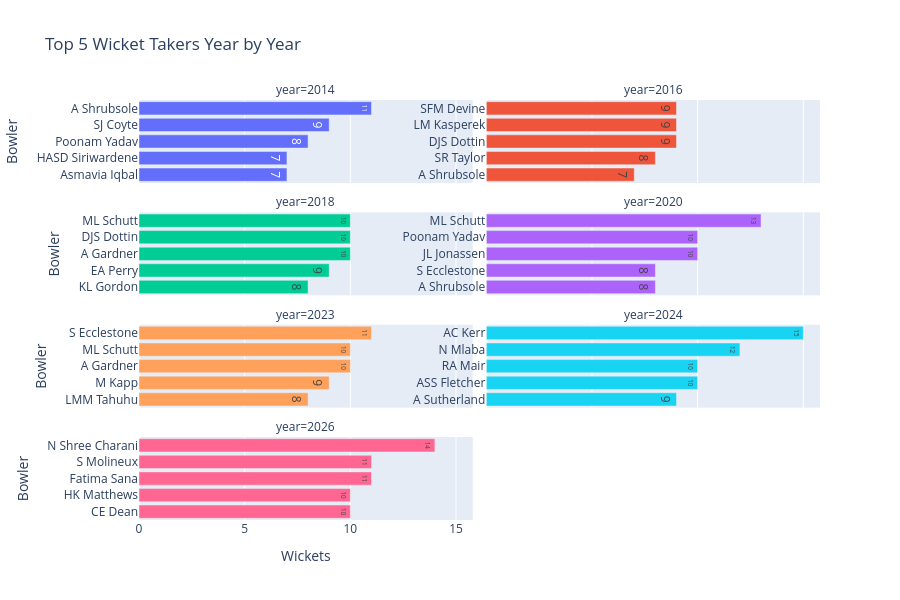

Notebook source saved alongside this figure:
### Code cell
fig = px.bar(
    df_highest_wicket_taker_year,
    x = 'wickets_taken',
    y = 'bowler',
    color = 'year',
    facet_col = 'year',
    facet_col_wrap = 2,
    orientation = 'h',
    title = "Top 5 Wicket Takers Year by Year",
    labels = {
        'wickets_taken': 'Wickets', 'bowler': 'Bowler'
    },
    text = 'wickets_taken'
)

fig.update_layout(showlegend = False, height = 600)
fig.update_yaxes(
    matches = None,
    categoryorder = 'total ascending',
    showticklabels = True)
fig.show()

### Figure 1 — Plotly figure (JSON) as saved in the notebook; plotly's stock layout.template omitted (floating-point values rounded to 4 significant figures)
{"data": [{"alignmentgroup": "True", "hovertemplate": "year=2014<br>Wickets=%{text}<br>Bowler=%{y}<extra></extra>", "legendgroup": "2014", "marker": {"color": "#636efa", "pattern": {"shape": ""}}, "name": "2014", "offsetgroup": "2014", "orientation": "h", "showlegend": true, "text": [11, 9, 8, 7, 7], "textposition": "auto", "type": "bar", "x": [11, 9, 8, 7, 7], "xaxis": "x7", "y": ["A Shrubsole", "SJ Coyte", "Poonam Yadav", "Asmavia Iqbal", "HASD Siriwardene"], "yaxis": "y7"}, {"alignmentgroup": "True", "hovertemplate": "year=2016<br>Wickets=%{text}<br>Bowler=%{y}<extra></extra>", "legendgroup": "2016", "marker": {"color": "#EF553B", "pattern": {"shape": ""}}, "name": "2016", "offsetgroup": "2016", "orientation": "h", "showlegend": true, "text": [9, 9, 9, 8, 7], "textposition": "auto", "type": "bar", "x": [9, 9, 9, 8, 7], "xaxis": "x8", "y": ["DJS Dottin", "LM Kasperek", "SFM Devine", "SR Taylor", "A Shrubsole"], "yaxis": "y8"}, {"alignmentgroup": "True", "hovertemplate": "year=2018<br>Wickets=%{text}<br>Bowler=%{y}<extra></extra>", "legendgroup": "2018", "marker": {"color": "#00cc96", "pattern": {"shape": ""}}, "name": "2018", "offsetgroup": "2018", "orientation": "h", "showlegend": true, "text": [10, 10, 10, 9, 8], "textposition": "auto", "type": "bar", "x": [10, 10, 10, 9, 8], "xaxis": "x5", "y": ["A Gardner", "DJS Dottin", "ML Schutt", "EA Perry", "KL Gordon"], "yaxis": "y5"}, {"alignmentgroup": "True", "hovertemplate": "year=2020<br>Wickets=%{text}<br>Bowler=%{y}<extra></extra>", "legendgroup": "2020", "marker": {"color": "#ab63fa", "pattern": {"shape": ""}}, "name": "2020", "offsetgroup": "2020", "orientation": "h", "showlegend": true, "text": [13, 10, 10, 8, 8], "textposition": "auto", "type": "bar", "x": [13, 10, 10, 8, 8], "xaxis": "x6", "y": ["ML Schutt", "JL Jonassen", "Poonam Yadav", "A Shrubsole", "S Ecclestone"], "yaxis": "y6"}, {"alignmentgroup": "True", "hovertemplate": "year=2023<br>Wickets=%{text}<br>Bowler=%{y}<extra></extra>", "legendgroup": "2023", "marker": {"color": "#FFA15A", "pattern": {"shape": ""}}, "name": "2023", "offsetgroup": "2023", "orientation": "h", "showlegend": true, "text": [11, 10, 10, 9, 8], "textposition": "auto", "type": "bar", "x": [11, 10, 10, 9, 8], "xaxis": "x3", "y": ["S Ecclestone", "A Gardner", "ML Schutt", "M Kapp", "LMM Tahuhu"], "yaxis": "y3"}, {"alignmentgroup": "True", "hovertemplate": "year=2024<br>Wickets=%{text}<br>Bowler=%{y}<extra></extra>", "legendgroup": "2024", "marker": {"color": "#19d3f3", "pattern": {"shape": ""}}, "name": "2024", "offsetgroup": "2024", "orientation": "h", "showlegend": true, "text": [15, 12, 10, 10, 9], "textposition": "auto", "type": "bar", "x": [15, 12, 10, 10, 9], "xaxis": "x4", "y": ["AC Kerr", "N Mlaba", "ASS Fletcher", "RA Mair", "A Sutherland"], "yaxis": "y4"}, {"alignmentgroup": "True", "hovertemplate": "year=2026<br>Wickets=%{text}<br>Bowler=%{y}<extra></extra>", "legendgroup": "2026", "marker": {"color": "#FF6692", "pattern": {"shape": ""}}, "name": "2026", "offsetgroup": "2026", "orientation": "h", "showlegend": true, "text": [14, 11, 11, 10, 10], "textposition": "auto", "type": "bar", "x": [14, 11, 11, 10, 10], "xaxis": "x", "y": ["N Shree Charani", "Fatima Sana", "S Molineux", "CE Dean", "HK Matthews"], "yaxis": "y"}], "layout": {"annotations": [{"font": {}, "showarrow": false, "text": "year=2026", "x": 0.245, "xanchor": "center", "xref": "paper", "y": 0.1975, "yanchor": "bottom", "yref": "paper"}, {"font": {}, "showarrow": false, "text": "year=2023", "x": 0.245, "xanchor": "center", "xref": "paper", "y": 0.465, "yanchor": "bottom", "yref": "paper"}, {"font": {}, "showarrow": false, "text": "year=2024", "x": 0.755, "xanchor": "center", "xref": "paper", "y": 0.465, "yanchor": "bottom", "yref": "paper"}, {"font": {}, "showarrow": false, "text": "year=2018", "x": 0.245, "xanchor": "center", "xref": "paper", "y": 0.7325, "yanchor": "bottom", "yref": "paper"}, {"font": {}, "showarrow": false, "text": "year=2020", "x": 0.755, "xanchor": "center", "xref": "paper", "y": 0.7325, "yanchor": "bottom", "yref": "paper"}, {"font": {}, "showarrow": false, "text": "year=2014", "x": 0.245, "xanchor": "center", "xref": "paper", "y": 1, "yanchor": "bottom", "yref": "paper"}, {"font": {}, "showarrow": false, "text": "year=2016", "x": 0.755, "xanchor": "center", "xref": "paper", "y": 1, "yanchor": "bottom", "yref": "paper"}], "barmode": "relative", "height": 600, "legend": {"title": {"text": "year"}, "tracegroupgap": 0}, "showlegend": false, "title": {"text": "Top 5 Wicket Takers Year by Year"}, "xaxis": {"anchor": "y", "domain": [0, 0.49], "title": {"text": "Wickets"}}, "xaxis2": {"anchor": "y2", "domain": [0.51, 1], "matches": "x", "title": {"text": "Wickets"}}, "xaxis3": {"anchor": "y3", "domain": [0, 0.49], "matches": "x", "showticklabels": false}, "xaxis4": {"anchor": "y4", "domain": [0.51, 1], "matches": "x", "showticklabels": false}, "xaxis5": {"anchor": "y5", "domain": [0, 0.49], "matches": "x", "showticklabels": false}, "xaxis6": {"anchor": "y6", "domain": [0.51, 1], "matches": "x", "showticklabels": false}, "xaxis7": {"anchor": "y7", "domain": [0, 0.49], "matches": "x", "showticklabels": false}, "xaxis8": {"anchor": "y8", "domain": [0.51, 1], "matches": "x", "showticklabels": false}, "yaxis": {"anchor": "x", "categoryorder": "total ascending", "domain": [0, 0.1975], "showticklabels": true, "title": {"text": "Bowler"}}, "yaxis2": {"anchor": "x2", "categoryorder": "total ascending", "domain": [0, 0.1975], "showticklabels": true}, "yaxis3": {"anchor": "x3", "categoryorder": "total ascending", "domain": [0.2675, 0.465], "showticklabels": true, "title": {"text": "Bowler"}}, "yaxis4": {"anchor": "x4", "categoryorder": "total ascending", "domain": [0.2675, 0.465], "showticklabels": true}, "yaxis5": {"anchor": "x5", "categoryorder": "total ascending", "domain": [0.535, 0.7325], "showticklabels": true, "title": {"text": "Bowler"}}, "yaxis6": {"anchor": "x6", "categoryorder": "total ascending", "domain": [0.535, 0.7325], "showticklabels": true}, "yaxis7": {"anchor": "x7", "categoryorder": "total ascending", "domain": [0.8025, 1], "showticklabels": true, "title": {"text": "Bowler"}}, "yaxis8": {"anchor": "x8", "categoryorder": "total ascending", "domain": [0.8025, 1], "showticklabels": true}}}
